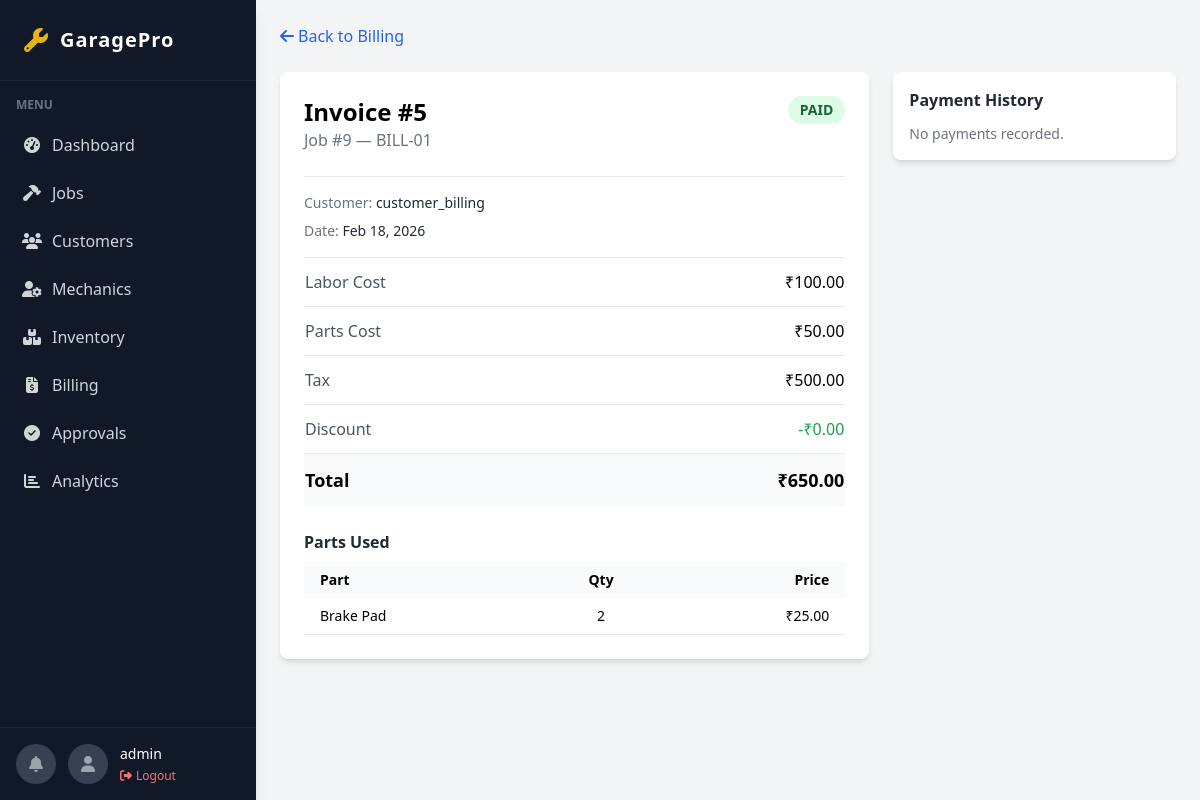
Screenshot of /admin-panel/billing/5/ (signed in) with the database file from the repository.
### accounts/models.py (models this page shows, shortened)
class User(AbstractUser, TimeStampedModel):
    ROLE_CHOICES = [
        ('ADMIN', 'Admin'),
        ('MANAGER', 'Manager'),
        ('MECHANIC', 'Mechanic'),
        ('CUSTOMER', 'Customer'),
    ]
    role = models.CharField(max_length=20, choices=ROLE_CHOICES)
    phone = models.CharField(max_length=20, blank=True)

### billing/models.py (models this page shows)
class Invoice(TimeStampedModel):
    job = models.OneToOneField('jobs.ServiceJob', on_delete=models.CASCADE)
    labor_cost = models.DecimalField(max_digits=10, decimal_places=2)
    parts_cost = models.DecimalField(max_digits=10, decimal_places=2)
    tax = models.DecimalField(max_digits=10, decimal_places=2)
    discount = models.DecimalField(max_digits=10, decimal_places=2, default=0)
    total_amount = models.DecimalField(max_digits=10, decimal_places=2)
    is_paid = models.BooleanField(default=False)

### jobs/models.py (models this page shows, shortened)
class ServiceJob(TimeStampedModel, SoftDeleteModel):
    STATUS_CHOICES = [
        ('RECEIVED', 'Received'),
        ('DIAGNOSING', 'Diagnosing'),
        ('WAITING_APPROVAL', 'Waiting Approval'),
        ('IN_PROGRESS', 'In Progress'),
        ('COMPLETED', 'Completed'),
        ('DELIVERED', 'Delivered'),
        ('CANCELLED', 'Cancelled'),
    ]
    vehicle = models.ForeignKey('customers.Vehicle', on_delete=models.CASCADE, related_name="jobs")
    assigned_mechanic = models.ForeignKey(
        settings.AUTH_USER_MODEL,
        on_delete=models.SET_NULL,
        null=True,
        limit_choices_to={'role': 'MECHANIC'}
    )
    status = models.CharField(max_length=30, choices=STATUS_CHOICES, default='RECEIVED')
    problem_description = models.TextField()
    estimated_completion = models.DateTimeField(null=True, blank=True)
    priority = models.IntegerField(default=1)
    completed_at = models.DateTimeField(null=True, blank=True)
    delivered_at = models.DateTimeField(null=True, blank=True)
    VALID_TRANSITIONS = {
        'RECEIVED': ['DIAGNOSING', 'CANCELLED'],
    'DIAGNOSING': ['WAITING_APPROVAL', 'CANCELLED'],
    'WAITING_APPROVAL': ['IN_PROGRESS', 'CANCELLED'],
    'IN_PROGRESS': ['COMPLETED', 'CANCELLED', 'WAITING_APPROVAL'],
    'COMPLETED': ['DELIVERED'],
    'DELIVERED': [],
    'CANCELLED': [],
}

class JobPart(models.Model):
    job = models.ForeignKey(ServiceJob, on_delete=models.CASCADE)
    part = models.ForeignKey('inventory.Part', on_delete=models.CASCADE)
    quantity = models.IntegerField(default=1)
    unit_price_snapshot = models.DecimalField(max_digits=10, decimal_places=2)

### customers/models.py (models this page shows, shortened)
class Vehicle(TimeStampedModel, SoftDeleteModel):
    customer = models.ForeignKey(Customer, on_delete=models.CASCADE, related_name="vehicles")
    registration_number = models.CharField(max_length=50, unique=True, db_index=True)
    make = models.CharField(max_length=100)
    model = models.CharField(max_length=100)
    year = models.IntegerField()
    vin = models.CharField(max_length=100, blank=True)

class Customer(TimeStampedModel, SoftDeleteModel):
    user = models.OneToOneField(settings.AUTH_USER_MODEL, on_delete=models.CASCADE)
    address = models.TextField()

### inventory/models.py (models this page shows, shortened)
class Part(TimeStampedModel):
    name = models.CharField(max_length=200)
    sku = models.CharField(max_length=100, unique=True, db_index=True)
    price = models.DecimalField(max_digits=10, decimal_places=2)
    description = models.TextField(blank=True)

### core/views.py (the view, shortened to what this page needs)
# urls.py: path('admin-panel/billing/<int:pk>/', views.admin_invoice_detail, name='admin_invoice_detail'),
@admin_required
def admin_invoice_detail(request, pk):
    invoice = get_object_or_404(Invoice.objects.select_related('job__vehicle__customer__user'), pk=pk)
    payments = invoice.payments.all().order_by('-created_at')
    parts = JobPart.objects.filter(job=invoice.job).select_related('part')
    return render(request, 'admin_portal/invoice_detail.html', {
        'invoice': invoice, 'payments': payments, 'parts': parts,
    })

### notifications/context_processors.py (called while the page is built)
def user_notifications(request):
    if request.user.is_authenticated:
        unread_count = request.user.notifications.filter(is_read=False).count()
        latest_notifications = request.user.notifications.all()[:5]
        return {
            'unread_notifications_count': unread_count,
            'latest_notifications': latest_notifications
        }
    return {}

### templates/admin_portal/invoice_detail.html (shortened to what this page needs)
{% extends 'base.html' %}
{% block content %}
<div class="mb-6"><a href="{% url 'admin_billing_list' %}" class="text-blue-600 hover:underline"><i
            class="fas fa-arrow-left mr-1"></i>Back to Billing</a></div>
<div class="grid grid-cols-1 lg:grid-cols-3 gap-6 mb-8">
    <div class="lg:col-span-2 bg-white rounded-lg shadow-md p-6">
        <div class="flex justify-between items-start mb-6">
            <div>
                <h1 class="text-2xl font-bold">Invoice #{{ invoice.id }}</h1>
                <div class="text-gray-500">Job #{{ invoice.job.id }} — {{ invoice.job.vehicle.registration_number }}
                </div>
            </div>
            {% if invoice.is_paid %}<span
                class="px-3 py-1 rounded-full bg-green-100 text-green-800 font-bold text-sm">PAID</span>{% else %}<span
                class="px-3 py-1 rounded-full bg-red-100 text-red-800 font-bold text-sm">UNPAID</span>{% endif %}
        </div>
        <div class="border-t pt-4 mb-4">
            <div class="text-sm text-gray-500 mb-2">Customer: <span class="font-medium text-gray-800">{{ invoice.job.vehicle.customer.user.username }}</span></div>
            <div class="text-sm text-gray-500">Date: <span class="font-medium text-gray-800">{{ invoice.created_at|date:"M d, Y" }}</span></div>
        </div>
        <table class="w-full border-t">
            <tbody>
                <tr class="border-b">
                    <td class="py-3 text-gray-600">Labor Cost</td>
                    <td class="py-3 text-right font-medium">₹{{ invoice.labor_cost|floatformat:2 }}</td>
                </tr>
                <tr class="border-b">
                    <td class="py-3 text-gray-600">Parts Cost</td>
                    <td class="py-3 text-right font-medium">₹{{ invoice.parts_cost|floatformat:2 }}</td>
                </tr>
                <tr class="border-b">
                    <td class="py-3 text-gray-600">Tax</td>
                    <td class="py-3 text-right font-medium">₹{{ invoice.tax|floatformat:2 }}</td>
                </tr>
                <tr class="border-b">
                    <td class="py-3 text-gray-600">Discount</td>
                    <td class="py-3 text-right font-medium text-green-600">-₹{{ invoice.discount|floatformat:2 }}</td>
                </tr>
                <tr class="bg-gray-50">
                    <td class="py-3 font-bold text-lg">Total</td>
                    <td class="py-3 text-right font-bold text-lg">₹{{ invoice.total_amount|floatformat:2 }}</td>
                </tr>
            </tbody>
        </table>
        {% if parts %}
        <div class="mt-6">
            <h3 class="font-bold text-gray-800 mb-2">Parts Used</h3>
            <table class="w-full text-sm">
                <thead class="bg-gray-50">
                    <tr>
                        <th class="px-4 py-2 text-left">Part</th>
                        <th class="px-4 py-2">Qty</th>
                        <th class="px-4 py-2 text-right">Price</th>
                    </tr>
                </thead>
                <tbody>
                    {% for p in parts %}
                    <tr class="border-b">
                        <td class="px-4 py-2">{{ p.part.name }}</td>
                        <td class="px-4 py-2 text-center">{{ p.quantity }}</td>
                        <td class="px-4 py-2 text-right">₹{{ p.unit_price_snapshot }}</td>
                    </tr>
                    {% endfor %}
                </tbody>
            </table>
        </div>
        {% endif %}
    </div>
    <div class="space-y-4">
        <div class="bg-white rounded-lg shadow-md p-4">
            <h3 class="font-bold text-gray-800 mb-3">Payment History</h3>
            {% for p in payments %}
            <div class="border-b py-2 text-sm">
                <div class="flex justify-between"><span class="font-medium">₹{{ p.amount_paid }}</span><span
                        class="text-gray-500">{{ p.created_at|date:"M d" }}</span></div>
                <div class="text-gray-500 text-xs">{{ p.payment_method }} {% if p.transaction_reference %}({{ p.transaction_reference }}){% endif %}</div>
            </div>
            {% empty %}
            <div class="text-gray-500 text-sm">No payments recorded.</div>
            {% endfor %}
        </div>
    </div>
</div>
{% endblock %}

### templates/base.html (shortened to what this page needs)
<!DOCTYPE html>
<html lang="en">
<head>
    <script src="https://cdn.tailwindcss.com"></script>
    <link rel="stylesheet" href="https://cdnjs.cloudflare.com/ajax/libs/font-awesome/6.4.0/css/all.min.css">
</head>
<body class="bg-gray-100 font-sans leading-normal tracking-normal">
    <div class="flex h-screen overflow-hidden">
        <aside class="w-64 bg-gray-900 text-white hidden md:flex flex-col shadow-lg z-20">
            <div class="p-6 border-b border-gray-800">
                <a href="/" class="flex items-center gap-3">
                    <i class="fas fa-wrench text-yellow-500 text-2xl"></i>
                    <span class="text-xl font-bold tracking-wider">GaragePro</span>
                </a>
            </div>
            <nav class="flex-1 overflow-y-auto sidebar-scroll py-4">
                <div class="px-4 mb-2 text-xs text-gray-500 uppercase font-semibold">Menu</div>
                {% if user.role == 'ADMIN' or user.role == 'MANAGER' or user.is_superuser %}
                <a href="{% url 'admin_dashboard' %}"
                    class="flex items-center py-3 px-4 text-gray-300 hover:bg-gray-800 hover:text-white transition-colors duration-200 border-l-4 border-transparent hover:border-yellow-500">
                    <i class="fas fa-tachometer-alt w-6 text-center mr-2"></i> Dashboard
                </a>
                <a href="{% url 'admin_jobs_list' %}"
                    class="flex items-center py-3 px-4 text-gray-300 hover:bg-gray-800 hover:text-white transition-colors duration-200 border-l-4 border-transparent hover:border-yellow-500">
                    <i class="fas fa-hammer w-6 text-center mr-2"></i> Jobs
                </a>
                <a href="{% url 'admin_customers_list' %}"
                    class="flex items-center py-3 px-4 text-gray-300 hover:bg-gray-800 hover:text-white transition-colors duration-200 border-l-4 border-transparent hover:border-yellow-500">
                    <i class="fas fa-users w-6 text-center mr-2"></i> Customers
                </a>
                <a href="{% url 'admin_mechanics_list' %}"
                    class="flex items-center py-3 px-4 text-gray-300 hover:bg-gray-800 hover:text-white transition-colors duration-200 border-l-4 border-transparent hover:border-yellow-500">
                    <i class="fas fa-user-cog w-6 text-center mr-2"></i> Mechanics
                </a>
                <a href="{% url 'admin_inventory_list' %}"
                    class="flex items-center py-3 px-4 text-gray-300 hover:bg-gray-800 hover:text-white transition-colors duration-200 border-l-4 border-transparent hover:border-yellow-500">
                    <i class="fas fa-boxes w-6 text-center mr-2"></i> Inventory
                </a>
                <a href="{% url 'admin_billing_list' %}"
                    class="flex items-center py-3 px-4 text-gray-300 hover:bg-gray-800 hover:text-white transition-colors duration-200 border-l-4 border-transparent hover:border-yellow-500">
                    <i class="fas fa-file-invoice-dollar w-6 text-center mr-2"></i> Billing
                </a>
                <a href="{% url 'admin_approvals_list' %}"
                    class="flex items-center py-3 px-4 text-gray-300 hover:bg-gray-800 hover:text-white transition-colors duration-200 border-l-4 border-transparent hover:border-yellow-500">
                    <i class="fas fa-check-circle w-6 text-center mr-2"></i> Approvals
                </a>
                <a href="{% url 'admin_analytics' %}"
                    class="flex items-center py-3 px-4 text-gray-300 hover:bg-gray-800 hover:text-white transition-colors duration-200 border-l-4 border-transparent hover:border-yellow-500">
                    <i class="fas fa-chart-bar w-6 text-center mr-2"></i> Analytics
                </a>
                {% elif user.role == 'MECHANIC' %}
                <a href="{% url 'mechanic_jobs' %}"
                    class="flex items-center py-3 px-4 text-gray-300 hover:bg-gray-800 hover:text-white transition-colors duration-200 border-l-4 border-transparent hover:border-yellow-500">
                    <i class="fas fa-tasks w-6 text-center mr-2"></i> My Jobs
                </a>
                {% endif %}
            </nav>
            <div class="p-4 border-t border-gray-800">
                <div class="flex items-center gap-3">
                    <a href="{% url 'notification_list' %}"
                        class="relative w-10 h-10 rounded-full bg-gray-700 flex items-center justify-center hover:bg-gray-600 transition group p-0">
                        <i class="fas fa-bell text-gray-400 group-hover:text-white"></i>
                    </a>
                    <div class="w-10 h-10 rounded-full bg-gray-700 flex items-center justify-center">
                        <i class="fas fa-user text-gray-400"></i>
                    </div>
                    <div>
                        <div class="text-sm font-medium">{{ user.username|default:"User" }}</div>
                        <form method="post" action="{% url 'logout' %}" class="mt-1">
                            <button type="submit"
                                class="text-xs text-red-400 hover:text-red-300 flex items-center gap-1">
                                <i class="fas fa-sign-out-alt"></i> Logout
                            </button>
                        </form>
                    </div>
                </div>
            </div>
        </aside>
        <div class="flex-1 flex flex-col h-screen overflow-hidden">
            <main class="flex-1 overflow-x-hidden overflow-y-auto bg-gray-100 p-6">
                <div class="container mx-auto">
                    {% block content %}{% endblock %}
                </div>
            </main>
        </div>
    </div>
</body>
</html>

### rows the page displays
User: username "admin"
Invoice: id "5", job.id "9", job.vehicle.registration_number "BILL-01", job.vehicle.customer.user.username "customer_billing", created_at "Feb 18, 2026", labor_cost "100.00", parts_cost "50.00", tax "500.00", discount "0.00", total_amount "650.00"
JobPart: part.name "Brake Pad", quantity "2", unit_price_snapshot "25.00"
